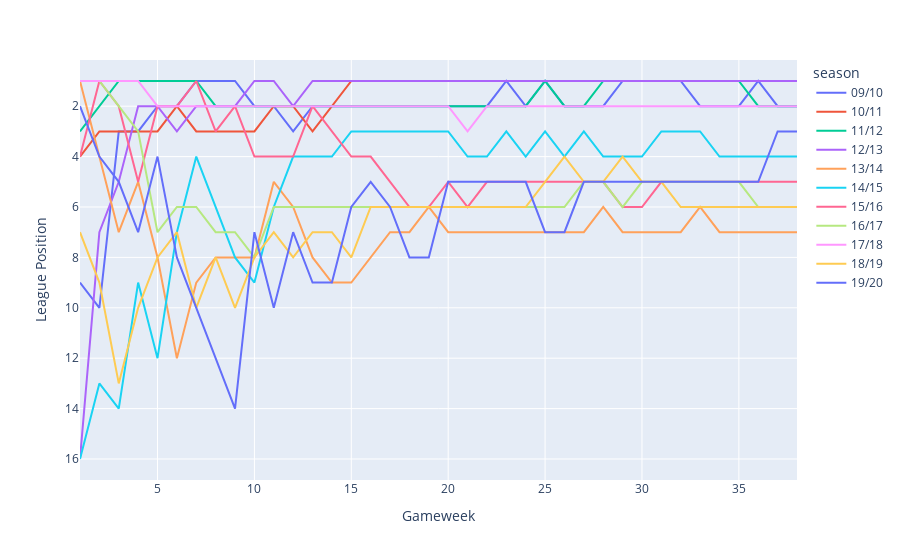

Notebook source saved alongside this figure:
### Code cell
fig = df2.plot(labels = dict(index="Gameweek",value="League Position",variable="season"))
fig['layout']['yaxis']['autorange'] = "reversed"

fig.show(include_plotlyjs=False,output_type='div')

# fig.write_html(r"C:\Users\Chongkyung\Desktop\fifa_fig.html")
# plotly.offline.plot(fig, include_plotlyjs=False, output_type='div')
# py.plot(fig,filename ="fig1.html",auto_open=False)

### Figure 1 — Plotly figure (JSON) as saved in the notebook; plotly's stock layout.template omitted (floating-point values rounded to 4 significant figures)
{"data": [{"hovertemplate": "season=09/10<br>Gameweek=%{x}<br>League Position=%{y}<extra></extra>", "legendgroup": "09/10", "line": {"color": "#636efa", "dash": "solid"}, "mode": "lines", "name": "09/10", "orientation": "v", "showlegend": true, "type": "scatter", "x": [1, 2, 3, 4, 5, 6, 7, 8, 9, 10, 11, 12, 13, 14, 15, 16, 17, 18, 19, 20, 21, 22, 23, 24, 25, 26, 27, 28, 29, 30, 31, 32, 33, 34, 35, 36, 37, 38], "xaxis": "x", "y": [9, 10, 3, 3, 2, 2, 1, 1, 1, 2, 2, 3, 2, 2, 2, 2, 2, 2, 2, 2, 2, 2, 1, 2, 1, 2, 2, 2, 1, 1, 1, 1, 2, 2, 2, 1, 2, 2], "yaxis": "y"}, {"hovertemplate": "season=10/11<br>Gameweek=%{x}<br>League Position=%{y}<extra></extra>", "legendgroup": "10/11", "line": {"color": "#EF553B", "dash": "solid"}, "mode": "lines", "name": "10/11", "orientation": "v", "showlegend": true, "type": "scatter", "x": [1, 2, 3, 4, 5, 6, 7, 8, 9, 10, 11, 12, 13, 14, 15, 16, 17, 18, 19, 20, 21, 22, 23, 24, 25, 26, 27, 28, 29, 30, 31, 32, 33, 34, 35, 36, 37, 38], "xaxis": "x", "y": [4, 3, 3, 3, 3, 2, 3, 3, 3, 3, 2, 2, 3, 2, 1, 1, 1, 1, 1, 1, 1, 1, 1, 1, 1, 1, 1, 1, 1, 1, 1, 1, 1, 1, 1, 1, 1, 1], "yaxis": "y"}, {"hovertemplate": "season=11/12<br>Gameweek=%{x}<br>League Position=%{y}<extra></extra>", "legendgroup": "11/12", "line": {"color": "#00cc96", "dash": "solid"}, "mode": "lines", "name": "11/12", "orientation": "v", "showlegend": true, "type": "scatter", "x": [1, 2, 3, 4, 5, 6, 7, 8, 9, 10, 11, 12, 13, 14, 15, 16, 17, 18, 19, 20, 21, 22, 23, 24, 25, 26, 27, 28, 29, 30, 31, 32, 33, 34, 35, 36, 37, 38], "xaxis": "x", "y": [3, 2, 1, 1, 1, 1, 1, 2, 2, 2, 2, 2, 2, 2, 2, 2, 2, 2, 2, 2, 2, 2, 2, 2, 1, 2, 2, 1, 1, 1, 1, 1, 1, 1, 1, 2, 2, 2], "yaxis": "y"}, {"hovertemplate": "season=12/13<br>Gameweek=%{x}<br>League Position=%{y}<extra></extra>", "legendgroup": "12/13", "line": {"color": "#ab63fa", "dash": "solid"}, "mode": "lines", "name": "12/13", "orientation": "v", "showlegend": true, "type": "scatter", "x": [1, 2, 3, 4, 5, 6, 7, 8, 9, 10, 11, 12, 13, 14, 15, 16, 17, 18, 19, 20, 21, 22, 23, 24, 25, 26, 27, 28, 29, 30, 31, 32, 33, 34, 35, 36, 37, 38], "xaxis": "x", "y": [16, 7, 5, 2, 2, 3, 2, 2, 2, 1, 1, 2, 1, 1, 1, 1, 1, 1, 1, 1, 1, 1, 1, 1, 1, 1, 1, 1, 1, 1, 1, 1, 1, 1, 1, 1, 1, 1], "yaxis": "y"}, {"hovertemplate": "season=13/14<br>Gameweek=%{x}<br>League Position=%{y}<extra></extra>", "legendgroup": "13/14", "line": {"color": "#FFA15A", "dash": "solid"}, "mode": "lines", "name": "13/14", "orientation": "v", "showlegend": true, "type": "scatter", "x": [1, 2, 3, 4, 5, 6, 7, 8, 9, 10, 11, 12, 13, 14, 15, 16, 17, 18, 19, 20, 21, 22, 23, 24, 25, 26, 27, 28, 29, 30, 31, 32, 33, 34, 35, 36, 37, 38], "xaxis": "x", "y": [1, 4, 7, 5, 8, 12, 9, 8, 8, 8, 5, 6, 8, 9, 9, 8, 7, 7, 6, 7, 7, 7, 7, 7, 7, 7, 7, 6, 7, 7, 7, 7, 6, 7, 7, 7, 7, 7], "yaxis": "y"}, {"hovertemplate": "season=14/15<br>Gameweek=%{x}<br>League Position=%{y}<extra></extra>", "legendgroup": "14/15", "line": {"color": "#19d3f3", "dash": "solid"}, "mode": "lines", "name": "14/15", "orientation": "v", "showlegend": true, "type": "scatter", "x": [1, 2, 3, 4, 5, 6, 7, 8, 9, 10, 11, 12, 13, 14, 15, 16, 17, 18, 19, 20, 21, 22, 23, 24, 25, 26, 27, 28, 29, 30, 31, 32, 33, 34, 35, 36, 37, 38], "xaxis": "x", "y": [16, 13, 14, 9, 12, 7, 4, 6, 8, 9, 6, 4, 4, 4, 3, 3, 3, 3, 3, 3, 4, 4, 3, 4, 3, 4, 3, 4, 4, 4, 3, 3, 3, 4, 4, 4, 4, 4], "yaxis": "y"}, {"hovertemplate": "season=15/16<br>Gameweek=%{x}<br>League Position=%{y}<extra></extra>", "legendgroup": "15/16", "line": {"color": "#FF6692", "dash": "solid"}, "mode": "lines", "name": "15/16", "orientation": "v", "showlegend": true, "type": "scatter", "x": [1, 2, 3, 4, 5, 6, 7, 8, 9, 10, 11, 12, 13, 14, 15, 16, 17, 18, 19, 20, 21, 22, 23, 24, 25, 26, 27, 28, 29, 30, 31, 32, 33, 34, 35, 36, 37, 38], "xaxis": "x", "y": [4, 1, 2, 5, 2, 2, 1, 3, 2, 4, 4, 4, 2, 3, 4, 4, 5, 6, 6, 5, 6, 5, 5, 5, 5, 5, 5, 5, 6, 6, 5, 5, 5, 5, 5, 5, 5, 5], "yaxis": "y"}, {"hovertemplate": "season=16/17<br>Gameweek=%{x}<br>League Position=%{y}<extra></extra>", "legendgroup": "16/17", "line": {"color": "#B6E880", "dash": "solid"}, "mode": "lines", "name": "16/17", "orientation": "v", "showlegend": true, "type": "scatter", "x": [1, 2, 3, 4, 5, 6, 7, 8, 9, 10, 11, 12, 13, 14, 15, 16, 17, 18, 19, 20, 21, 22, 23, 24, 25, 26, 27, 28, 29, 30, 31, 32, 33, 34, 35, 36, 37, 38], "xaxis": "x", "y": [1, 1, 2, 3, 7, 6, 6, 7, 7, 8, 6, 6, 6, 6, 6, 6, 6, 6, 6, 6, 6, 6, 6, 6, 6, 6, 5, 5, 6, 5, 5, 5, 5, 5, 5, 6, 6, 6], "yaxis": "y"}, {"hovertemplate": "season=17/18<br>Gameweek=%{x}<br>League Position=%{y}<extra></extra>", "legendgroup": "17/18", "line": {"color": "#FF97FF", "dash": "solid"}, "mode": "lines", "name": "17/18", "orientation": "v", "showlegend": true, "type": "scatter", "x": [1, 2, 3, 4, 5, 6, 7, 8, 9, 10, 11, 12, 13, 14, 15, 16, 17, 18, 19, 20, 21, 22, 23, 24, 25, 26, 27, 28, 29, 30, 31, 32, 33, 34, 35, 36, 37, 38], "xaxis": "x", "y": [1, 1, 1, 1, 2, 2, 2, 2, 2, 2, 2, 2, 2, 2, 2, 2, 2, 2, 2, 2, 3, 2, 2, 2, 2, 2, 2, 2, 2, 2, 2, 2, 2, 2, 2, 2, 2, 2], "yaxis": "y"}, {"hovertemplate": "season=18/19<br>Gameweek=%{x}<br>League Position=%{y}<extra></extra>", "legendgroup": "18/19", "line": {"color": "#FECB52", "dash": "solid"}, "mode": "lines", "name": "18/19", "orientation": "v", "showlegend": true, "type": "scatter", "x": [1, 2, 3, 4, 5, 6, 7, 8, 9, 10, 11, 12, 13, 14, 15, 16, 17, 18, 19, 20, 21, 22, 23, 24, 25, 26, 27, 28, 29, 30, 31, 32, 33, 34, 35, 36, 37, 38], "xaxis": "x", "y": [7, 9, 13, 10, 8, 7, 10, 8, 10, 8, 7, 8, 7, 7, 8, 6, 6, 6, 6, 6, 6, 6, 6, 6, 5, 4, 5, 5, 4, 5, 5, 6, 6, 6, 6, 6, 6, 6], "yaxis": "y"}, {"hovertemplate": "season=19/20<br>Gameweek=%{x}<br>League Position=%{y}<extra></extra>", "legendgroup": "19/20", "line": {"color": "#636efa", "dash": "solid"}, "mode": "lines", "name": "19/20", "orientation": "v", "showlegend": true, "type": "scatter", "x": [1, 2, 3, 4, 5, 6, 7, 8, 9, 10, 11, 12, 13, 14, 15, 16, 17, 18, 19, 20, 21, 22, 23, 24, 25, 26, 27, 28, 29, 30, 31, 32, 33, 34, 35, 36, 37, 38], "xaxis": "x", "y": [2, 4, 5, 7, 4, 8, 10, 12, 14, 7, 10, 7, 9, 9, 6, 5, 6, 8, 8, 5, 5, 5, 5, 5, 7, 7, 5, 5, 5, 5, 5, 5, 5, 5, 5, 5, 3, 3], "yaxis": "y"}], "layout": {"legend": {"title": {"text": "season"}, "tracegroupgap": 0}, "margin": {"t": 60}, "xaxis": {"anchor": "y", "domain": [0, 1], "title": {"text": "Gameweek"}}, "yaxis": {"anchor": "x", "autorange": "reversed", "domain": [0, 1], "title": {"text": "League Position"}}}}
